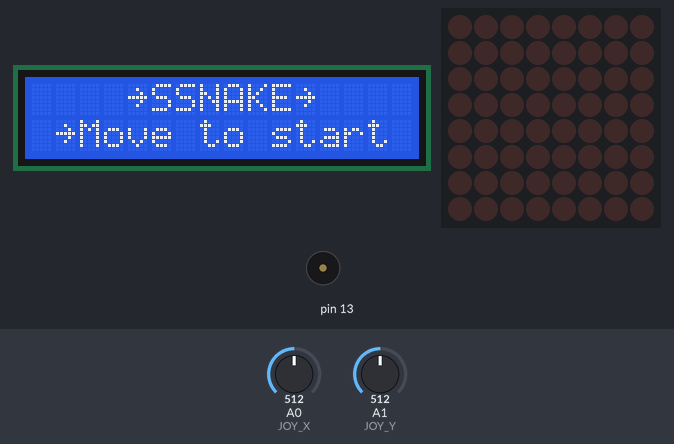
Bench run of a sketch on a simulated Arduino Uno, built with avr-gcc and run on an emulated ATmega328P. Shown: 16×2 character LCD, 8×8 LED matrix, buzzer (waves = sounding). Inputs (shaded band) come from the test bench; at power-on: A0 (JOY_X) = 512, A1 (JOY_Y) = 512. Random numbers use the default seed unless the sketch sets one.

Above: at 1.2 s.
1.3 s: A0 (JOY_X) set to 553
2.8 s: A0 (JOY_X) set to 586
At 3.2 s:
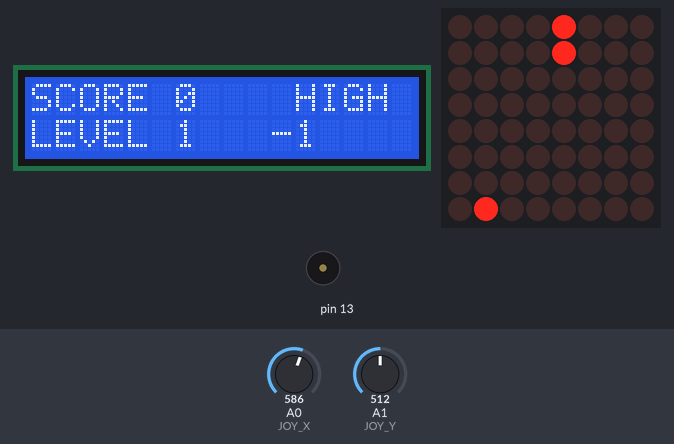
At 3.8 s:
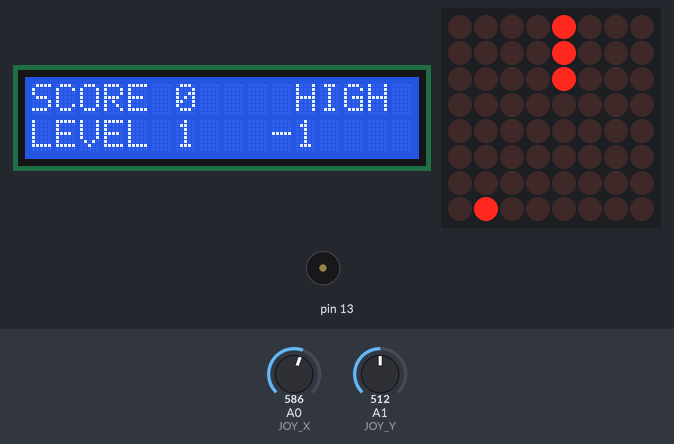
5.4 s: A0 (JOY_X) set to 511
At 5.61 s:
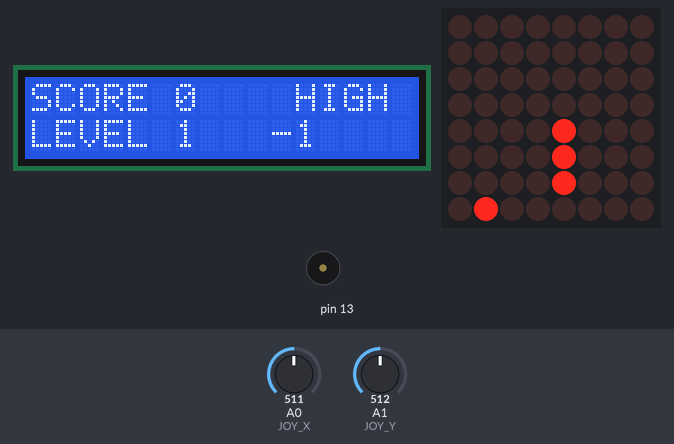
7.8 s: A1 (JOY_Y) set to 552
10.8 s: A1 (JOY_Y) set to 576
At 11.27 s:
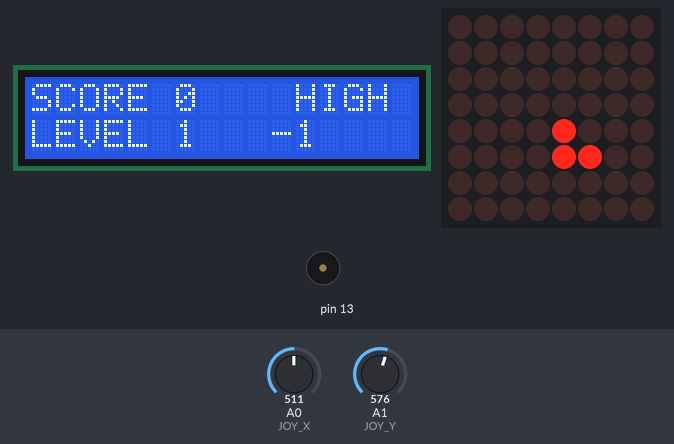
13.2 s: A1 (JOY_Y) set to 511
Timing chart, 0 to 16.2 s (numbered marks = the images above; inputs shaded):
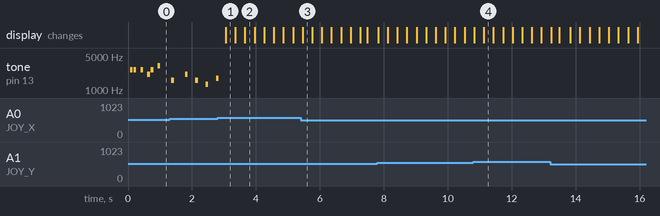

The sketch:

proj.ino
```cpp
#include "LedControl.h"
#include <LiquidCrystal.h>
#include <EEPROM.h>
#include "EEPROMAnything.h"

#define JOY_X A0
#define JOY_Y A1
#define LCD_PIN 9
#define JOY_BUTTON A3
#define BASE_SCORE 100
#define TOP 0
#define RIGHT 1
#define BOTTOM 2
#define LEFT 3
#define MAX_SNAKE_LENGTH 16
#define NOTE_C6  1047
#define NOTE_CS6 1109
#define NOTE_D6  1175
#define NOTE_DS6 1245
#define NOTE_E6  1319
#define NOTE_F6  1397
#define NOTE_FS6 1480
#define NOTE_G6  1568
#define NOTE_GS6 1661
#define NOTE_A6  1760
#define NOTE_AS6 1865
#define NOTE_B6  1976
#define NOTE_C7  2093
#define NOTE_CS7 2217
#define NOTE_D7  2349
#define NOTE_DS7 2489
#define NOTE_E7  2637
#define NOTE_F7  2794
#define NOTE_FS7 2960
#define NOTE_G7  3136
#define NOTE_GS7 3322
#define NOTE_A7  3520
#define NOTE_AS7 3729
#define NOTE_B7  3951
#define NOTE_BREAK 0
#define MATRIX_ROW_COL 8
LiquidCrystal lcd(2, 3, 4, 5, 6, 7);
LedControl lc = LedControl(12, 11, 10, 1);

// Variables
int scoreMultiplier = 1;
int snakeDirection = RIGHT;   // snakeDirection of movement
int snakeX[MAX_SNAKE_LENGTH]; // X-coordinates of snake
int snakeY[MAX_SNAKE_LENGTH]; // Y-coordinates of snake
int snakeLength = 3;
int scoreCurrent = 3;
int scoreTime = 0;
int scoreHigh;
int fruitX, fruitY;
unsigned long prevTime = 0;    // for gamedelay (ms)
unsigned long delayTime = 400 ; // Game step in ms
unsigned long fruitPrevTime = 0;
unsigned long fruitBlinkTime = 100;
unsigned long buttonCheckTime = 0;
unsigned long delayButtonCheck = 0;
int fruitLed = true;
bool flagGameOn = false;
const int joyStickValueCheck = 52;
// Mario theme song
int melody[] = {
  NOTE_E7, NOTE_E7, NOTE_BREAK, NOTE_E7,
  NOTE_BREAK, NOTE_C7, NOTE_E7, NOTE_BREAK,
  NOTE_G7, NOTE_BREAK, NOTE_BREAK,  NOTE_BREAK,
  NOTE_G6, NOTE_BREAK, NOTE_BREAK, NOTE_BREAK,

  NOTE_C7, NOTE_BREAK, NOTE_BREAK, NOTE_G6,
  NOTE_BREAK, NOTE_BREAK, NOTE_E6, NOTE_BREAK,
  NOTE_BREAK, NOTE_A6, NOTE_BREAK, NOTE_B6,
  NOTE_BREAK, NOTE_AS6, NOTE_A6, NOTE_BREAK,

  NOTE_G6, NOTE_E7, NOTE_G7,
  NOTE_A7, NOTE_BREAK, NOTE_F7, NOTE_G7,
  NOTE_BREAK, NOTE_E7, NOTE_BREAK, NOTE_C7,
  NOTE_D7, NOTE_B6, NOTE_BREAK, NOTE_BREAK
};

int noteDurations[] = {
  12, 12, 12, 12,
  12, 12, 12, 12,
  12, 12, 12, 12,
  12, 12, 12, 12,

  12, 12, 12, 12,
  12, 12, 12, 12,
  12, 12, 12, 12,
  12, 12, 12, 12,

  9, 9, 9,
  12, 12, 12, 12,
  12, 12, 12, 12,
  12, 12, 12, 12,
};

void setup() {
  lc.shutdown(0, false);
  lc.setIntensity(0, 15);
  lc.clearDisplay(0);
  Serial.begin(9600);

  lcd.begin(16, 2);
  lcd.clear();
  lcd.setCursor(0, 0);

  pinMode(LCD_PIN, OUTPUT);
  analogWrite(LCD_PIN, 90);

  pinMode(JOY_X, INPUT);
  pinMode(JOY_Y, INPUT);
  pinMode(JOY_BUTTON, INPUT);

  gameStartIntro();
}

void gameStartIntro() { //Reset game data of lcd screen ( new game )
  scoreMultiplier = 1;
  scoreTime = 0;
  flagGameOn = false;
  scoreCurrent = 3;
  snakeLength = 3;
  snakeDirection = RIGHT;
  delayTime = 500;
  snakeX[0] = 0;
  snakeY[0] = 4;
  for (int i = 1; i < MAX_SNAKE_LENGTH; i++) {  // Removing the snake off the board
    snakeX[i] = snakeY[i] = -1;
  }
  makeFruit();
  lcd.clear();
  lcd.setCursor(4, 0);
  lcd.print("~SSNAKE~");
  lcd.setCursor(1, 1);
  lcd.print("~Move to start");
}

void initializeGame() { // Reset the lcd screen and and HIGH score from EEPROM mem
  lcd.clear();
  flagGameOn = true;
  lcd.setCursor(0, 0);
  lcd.print("SCORE 0");
  lcd.setCursor(0, 1);
  lcd.print("LEVEL 1");
  lcd.setCursor(11, 0);
  lcd.print("HIGH");
  lcd.setCursor(10, 1);
  EEPROM_readAnything(0, scoreHigh);
  lcd.print(scoreHigh);
}

void loop() {
  if (flagGameOn == false) {  // The game will not start until flagGameOn is true ( until the joystick is moved )
    playSong();
  }
  if (flagGameOn == true) { // Condition for startin a new game

    unsigned long currentTimeButtonCheck = millis();
    if ((currentTimeButtonCheck - buttonCheckTime) >= delayButtonCheck) {
      checkButtons(); // First checking if there is a button pressed for changing the snakeDirection
      buttonCheckTime = currentTimeButtonCheck;
    }
    unsigned long currentTime = millis();
    if ((currentTime - prevTime) >= delayTime) { // After an amount of time the snake is moving
      nextStep();
      prevTime = currentTime;
    }
    draw(); // After the checks are done in "nextStep", "draw" is printing the data on the matrix;
  }
}

int playSong() {
  int size = sizeof(melody);
  for (int thisNote = 0; thisNote < size; thisNote++) {
    if ((treatValue(analogRead(JOY_X)) != joyStickValueCheck) || (treatValue(analogRead(JOY_X)) != joyStickValueCheck)) { // Start a new game on joystick button press
      initializeGame();
      return 0;
    }
    int noteDuration = 1000 / noteDurations[thisNote];
    tone(13, melody[thisNote], noteDuration);
    int pauseBetweenNotes = noteDuration * 1.30;
    delay(pauseBetweenNotes);
    noTone(13);
  }
}

int treatValue(int data) { // A mapping for the values of the joystick
  return (data * 9 / 1024) + 48;
}

void checkButtons() { // Direction given by the player with the joystick
  if (((snakeX[0] >= 0) && (snakeX[0] <= MATRIX_ROW_COL))) {
    if (((snakeY[0] >= 0) && (snakeY[0] < MATRIX_ROW_COL))) {
      int tempValX = treatValue(analogRead(JOY_X)); // Possible game bug from sending commands before the snake is fully drawn.
      int tempValY = treatValue(analogRead(JOY_Y));
      if ((tempValX != joyStickValueCheck) || (tempValY != joyStickValueCheck)) { // Condition so that the snake cannot "eat" himself.
        if (tempValY < joyStickValueCheck) {
          if (snakeDirection != BOTTOM) {
            snakeDirection = TOP;
          }
        } else if (tempValY > joyStickValueCheck) {
          if (snakeDirection != TOP) {
            snakeDirection = BOTTOM;
          }
        } else if (tempValX < joyStickValueCheck) {
          if (snakeDirection != RIGHT) {
            snakeDirection = LEFT;
          }
        } else if (tempValX > joyStickValueCheck) {
          if (snakeDirection != LEFT) {
            snakeDirection = RIGHT;
          }
        }
      }
    }
  }
}
void draw() {  // Drawing on the matrix the snake and the fruit.
  lc.clearDisplay(0);
  drawSnake();
  drawFruit();
}

void drawSnake() { // Depending on the coord. of the snake, turn on the lcd led from (SnakeX[i],SnakeY[i}).
  for (int i = 0; i < snakeLength; i++) {
    lc.setLed(0, snakeX[i], snakeY[i], true);
  }
}

void drawFruit() { // Same as drawSnake only that it's turning on and off so that it blinks
  if (fruitInTable(fruitX, fruitY)) {
    unsigned long currentTime = millis();
    if ((currentTime - fruitPrevTime) >= fruitBlinkTime) { // Blinking fruit
      fruitLed = (fruitLed == true) ? false : true;
      fruitPrevTime = currentTime;
    }
    lc.setLed(0, fruitX, fruitY, fruitLed);
  }
}

bool fruitInTable(int x, int y) { // Making sure that the fruit is in the table
  return (x >= 0) && (x < MATRIX_ROW_COL) && (y >= 0) && (y < MATRIX_ROW_COL);
}

void nextStep() { // Movement of the snake
  for (int i = snakeLength - 1; i > 0; i--) { //Checking for cases in which snake it's passing from side to side
    if ((snakeDirection == RIGHT) && (snakeX[0] - snakeLength == 7)) { // If the edge has been reached, snake head is moved on the other side and final movement is finished.
      snakeX[0] = -1;
    } else if ((snakeDirection == LEFT) && (snakeX[0] + snakeLength == 0)) { // Same rule for the others
      snakeX[0] = MATRIX_ROW_COL;
    } else {
      snakeX[i] = snakeX[i - 1];
    }
    if ((snakeDirection == TOP) && (snakeY[0] + snakeLength == 0)) {
      snakeY[0] = MATRIX_ROW_COL;
    } else if ((snakeDirection == BOTTOM) && (snakeY[0] - snakeLength == 7)) {
      snakeY[0] = -1;
    } else {
      snakeY[i] = snakeY[i - 1];
    }
  }
  if (snakeDirection == TOP) {  // This is the snake head movement. The snake movement is based around the "head".
    snakeY[0] = snakeY[0] - 1;
  } else if (snakeDirection == RIGHT) {
    snakeX[0] = snakeX[0] + 1;
  } else if (snakeDirection == BOTTOM) {
    snakeY[0] = snakeY[0] + 1;
  } else if (snakeDirection == LEFT) {
    snakeX[0] = snakeX[0] - 1;
  }
  if ((snakeX[0] == fruitX) && (snakeY[0] == fruitY)) { // "head" it's on the same tile as the fruit
    snakeLength++;
    scoreCurrent++;
    makeFruit();
    scoreTime = scoreTime + BASE_SCORE * scoreMultiplier; // score is increased based on the multiplier
    lcd.setCursor(0, 0);  // lcd gets updated with current data
    lcd.print("SCORE");
    lcd.setCursor(6, 0);
    lcd.print(scoreTime);
    lcd.setCursor(0, 1);
    lcd.print("LEVEL");
    if (scoreCurrent % 8 == 0) { // After reaching length 8, reset to 3, increase difficulty, bigger score multiplier
      snakeLength = 3;
      delayTime = delayTime - 30; // A much faster game -> a more difficult game
      scoreMultiplier++;  // More points
      lcd.setCursor(6, 1);
      lcd.print(scoreMultiplier);
    }
  }
  checkSnakeSuicide(); // After the movement, checking if snake ate himself ( GAMEOVER )
}

void makeFruit() { // Spawning the fruit
  int x, y;
  x = random(0, MATRIX_ROW_COL);
  y = random(0, MATRIX_ROW_COL);
  while (isPartOfSnake(x, y)) { // Check to not spawn on the snake
    x = random(0, MATRIX_ROW_COL);
    y = random(0, MATRIX_ROW_COL);
  }
  fruitX = x;
  fruitY = y;
}

boolean isPartOfSnake(int x, int y) { // Checking if the coord. for the fruit are on top of the snake.
  for (int i = 0; i < snakeLength - 1; i++) {
    if ((x == snakeX[i]) && (y == snakeY[i])) {
      return true;
    }
  }
  return false;
}

void checkSnakeSuicide() { // If snake eats himself we have a gameOver()
  for (int i = 1; i < snakeLength; i++) {
    if ((snakeX[0] == snakeX[i]) && (snakeY[0] == snakeY[i])) {
      gameOver();
    }
  }
}

const PROGMEM bool gameOverMessage[MATRIX_ROW_COL][90] = {
  {0, 0, 0, 0, 0, 0, 0, 0, 0, 1, 1, 1, 1, 0, 0, 0, 0, 1, 1, 1, 1, 0, 0, 0, 1, 1, 0, 0, 0, 1, 1, 0, 0, 1, 1, 1, 1, 1, 1, 0, 0, 0, 0, 0, 0, 0, 0, 1, 1, 0, 0, 0, 0, 1, 1, 0, 0, 1, 1, 0, 0, 1, 1, 1, 1, 1, 1, 0, 0, 1, 1, 1, 1, 1, 0, 0, 0, 0, 1, 1, 0, 0, 0, 0, 0, 0, 0, 0, 0},
  {0, 0, 0, 0, 0, 0, 0, 0, 0, 1, 1, 1, 1, 0, 0, 0, 0, 1, 1, 1, 1, 0, 0, 0, 1, 1, 0, 0, 0, 1, 1, 0, 0, 1, 1, 1, 1, 1, 1, 0, 0, 0, 0, 0, 0, 0, 1, 1, 1, 1, 0, 0, 0, 1, 1, 0, 0, 1, 1, 0, 0, 1, 1, 1, 1, 1, 1, 0, 0, 1, 1, 1, 1, 1, 0, 0, 0, 0, 1, 1, 0, 0, 0, 0, 0, 0, 0, 0, 0},
  {0, 0, 0, 0, 0, 0, 0, 0, 1, 1, 0, 0, 1, 1, 0, 0, 1, 1, 0, 0, 1, 1, 0, 0, 1, 1, 1, 0, 1, 1, 1, 0, 0, 1, 1, 0, 0, 0, 0, 0, 0, 0, 0, 0, 0, 1, 1, 0, 0, 1, 1, 0, 0, 1, 1, 0, 0, 1, 1, 0, 0, 1, 1, 0, 0, 0, 0, 0, 0, 1, 1, 0, 0, 1, 1, 0, 0, 1, 1, 1, 1, 0, 0, 0, 0, 0, 0, 0, 0},
  {0, 0, 0, 0, 0, 0, 0, 0, 1, 1, 0, 0, 0, 0, 0, 0, 1, 1, 0, 0, 1, 1, 0, 0, 1, 1, 1, 1, 1, 1, 1, 0, 0, 1, 1, 1, 1, 0, 0, 0, 0, 0, 0, 0, 0, 1, 1, 0, 0, 1, 1, 0, 0, 1, 1, 0, 0, 1, 1, 0, 0, 1, 1, 1, 1, 0, 0, 0, 0, 1, 1, 0, 0, 1, 1, 0, 0, 1, 1, 1, 1, 0, 0, 0, 0, 0, 0, 0, 0},
  {0, 0, 0, 0, 0, 0, 0, 0, 1, 1, 0, 0, 0, 0, 0, 0, 1, 1, 1, 1, 1, 1, 0, 0, 1, 1, 0, 1, 0, 1, 1, 0, 0, 1, 1, 1, 1, 0, 0, 0, 0, 0, 0, 0, 0, 1, 1, 0, 0, 1, 1, 0, 0, 1, 1, 0, 0, 1, 1, 0, 0, 1, 1, 1, 1, 0, 0, 0, 0, 1, 1, 1, 1, 1, 0, 0, 0, 0, 1, 1, 0, 0, 0, 0, 0, 0, 0, 0, 0},
  {0, 0, 0, 0, 0, 0, 0, 0, 1, 1, 0, 1, 1, 1, 0, 0, 1, 1, 0, 0, 1, 1, 0, 0, 1, 1, 0, 1, 0, 1, 1, 0, 0, 1, 1, 0, 0, 0, 0, 0, 0, 0, 0, 0, 0, 1, 1, 0, 0, 1, 1, 0, 0, 1, 1, 0, 0, 1, 1, 0, 0, 1, 1, 0, 0, 0, 0, 0, 0, 1, 1, 1, 1, 0, 0, 0, 0, 0, 1, 1, 0, 0, 0, 0, 0, 0, 0, 0, 0},
  {0, 0, 0, 0, 0, 0, 0, 0, 1, 1, 0, 0, 1, 1, 0, 0, 1, 1, 0, 0, 1, 1, 0, 0, 1, 1, 0, 0, 0, 1, 1, 0, 0, 1, 1, 1, 1, 1, 1, 0, 0, 0, 0, 0, 0, 1, 1, 0, 0, 1, 1, 0, 0, 0, 1, 1, 1, 1, 0, 0, 0, 1, 1, 1, 1, 1, 1, 0, 0, 1, 1, 0, 1, 1, 0, 0, 0, 0, 0, 0, 0, 0, 0, 0, 0, 0, 0, 0, 0},
  {0, 0, 0, 0, 0, 0, 0, 0, 0, 1, 1, 1, 1, 0, 0, 0, 1, 1, 0, 0, 1, 1, 0, 0, 1, 1, 0, 0, 0, 1, 1, 0, 0, 1, 1, 1, 1, 1, 1, 0, 0, 0, 0, 0, 0, 0, 1, 1, 1, 1, 0, 0, 0, 0, 0, 1, 1, 0, 0, 0, 0, 1, 1, 1, 1, 1, 1, 0, 0, 1, 1, 0, 0, 1, 1, 0, 0, 0, 1, 1, 0, 0, 0, 0, 0, 0, 0, 0, 0}
};

void gameOver() { // Display "GAME OVER" message.
  lc.clearDisplay(0);
  for (int d = 0; d < sizeof(gameOverMessage[0]) - 7; d++) {
    for (int col = 0; col < MATRIX_ROW_COL; col++) {
      delay(3);
      for (int row = 0; row < MATRIX_ROW_COL; row++) {
        // this reads the byte from the PROGMEM and displays it on the screen
        lc.setLed(0, col, row, pgm_read_byte(&(gameOverMessage[row][col + d])));
      }
    }
  }
  if (scoreTime > scoreHigh) {  // Save if HighScore was achived
    EEPROM_writeAnything(0, scoreTime);
  }
  gameStartIntro(); // Reset to INTRO
}
```

EEPROMAnything.h
```cpp
#include <EEPROM.h>
#include <Arduino.h>  // for type definitions

template <class T> int EEPROM_writeAnything(int ee, const T& value)
{
    const byte* p = (const byte*)(const void*)&value;
    unsigned int i;
    for (i = 0; i < sizeof(value); i++)
          EEPROM.write(ee++, *p++);
    return i;
}

template <class T> int EEPROM_readAnything(int ee, T& value)
{
    byte* p = (byte*)(void*)&value;
    unsigned int i;
    for (i = 0; i < sizeof(value); i++)
          *p++ = EEPROM.read(ee++);
    return i;
}
```

Measured:
- the behaviour switches between 568 and 569 on A0 (JOY_X) (found by bisection; images 0 and 1)
- the behaviour switches between 568 and 569 on A1 (JOY_Y) (found by bisection; images 3 and 4)
- after the input at 2.8 s, the display: changes after 0.25 s (image 1)
